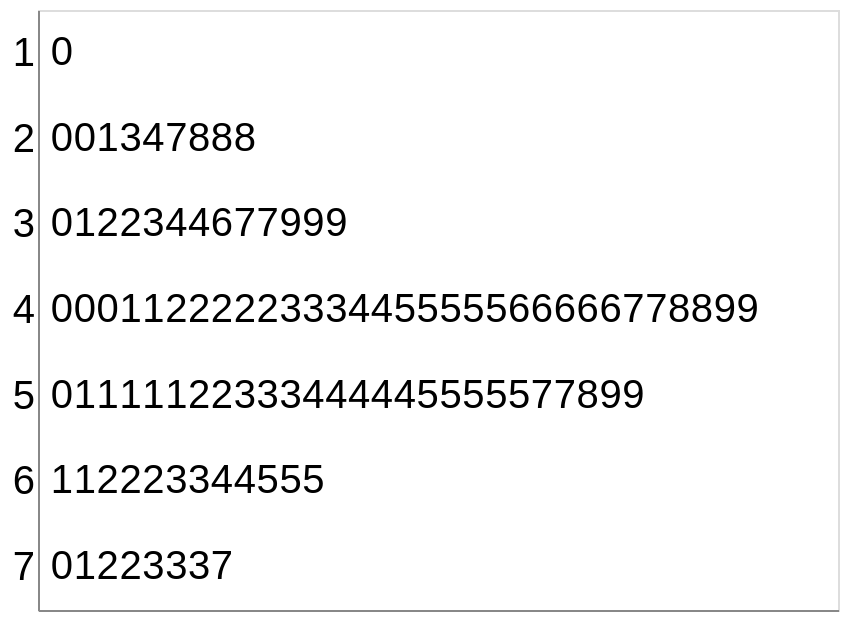

Express this chart as Vega-Lite.
### Vega-Lite specification from a JSON file in a GitHub repository (floating-point values rounded to 4 significant figures)
{"config": {"text": {"fontSize": 20}, "view": {"height": 300, "width": 400}, "axis": {"labelFontSize": 20}}, "encoding": {"y": {"title": "stem", "field": "properties.stem", "type": "nominal", "axis": {"title": "", "tickSize": 0}}, "x": {"title": "position", "field": "properties.position", "type": "quantitative", "axis": {"grid": false, "title": "", "ticks": false, "labels": false}}, "text": {"title": "leaf", "field": "properties.leaf", "type": "nominal"}}, "data": {"values": {"features": [{"properties": {"samples": 10, "leaf": "0", "stem": "1", "position": 1}, "geometry": {"coordinates": [125.6, 10.1], "type": "Point"}, "type": "Feature"}, {"properties": {"samples": 20, "leaf": "0", "stem": "2", "position": 1}, "geometry": {"coordinates": [125.6, 10.1], "type": "Point"}, "type": "Feature"}, {"properties": {"samples": 20, "leaf": "0", "stem": "2", "position": 2}, "geometry": {"coordinates": [125.6, 10.1], "type": "Point"}, "type": "Feature"}, {"properties": {"samples": 21, "leaf": "1", "stem": "2", "position": 3}, "geometry": {"coordinates": [125.6, 10.1], "type": "Point"}, "type": "Feature"}, {"properties": {"samples": 23, "leaf": "3", "stem": "2", "position": 4}, "geometry": {"coordinates": [125.6, 10.1], "type": "Point"}, "type": "Feature"}, {"properties": {"samples": 24, "leaf": "4", "stem": "2", "position": 5}, "geometry": {"coordinates": [125.6, 10.1], "type": "Point"}, "type": "Feature"}, {"properties": {"samples": 27, "leaf": "7", "stem": "2", "position": 6}, "geometry": {"coordinates": [125.6, 10.1], "type": "Point"}, "type": "Feature"}, {"properties": {"samples": 28, "leaf": "8", "stem": "2", "position": 7}, "geometry": {"coordinates": [125.6, 10.1], "type": "Point"}, "type": "Feature"}, {"properties": {"samples": 28, "leaf": "8", "stem": "2", "position": 8}, "geometry": {"coordinates": [125.6, 10.1], "type": "Point"}, "type": "Feature"}, {"properties": {"samples": 28, "leaf": "8", "stem": "2", "position": 9}, "geometry": {"coordinates": [125.6, 10.1], "type": "Point"}, "type": "Feature"}, {"properties": {"samples": 30, "leaf": "0", "stem": "3", "position": 1}, "geometry": {"coordinates": [125.6, 10.1], "type": "Point"}, "type": "Feature"}, {"properties": {"samples": 31, "leaf": "1", "stem": "3", "position": 2}, "geometry": {"coordinates": [125.6, 10.1], "type": "Point"}, "type": "Feature"}, {"properties": {"samples": 32, "leaf": "2", "stem": "3", "position": 3}, "geometry": {"coordinates": [125.6, 10.1], "type": "Point"}, "type": "Feature"}, {"properties": {"samples": 32, "leaf": "2", "stem": "3", "position": 4}, "geometry": {"coordinates": [125.6, 10.1], "type": "Point"}, "type": "Feature"}, {"properties": {"samples": 33, "leaf": "3", "stem": "3", "position": 5}, "geometry": {"coordinates": [125.6, 10.1], "type": "Point"}, "type": "Feature"}, {"properties": {"samples": 34, "leaf": "4", "stem": "3", "position": 6}, "geometry": {"coordinates": [125.6, 10.1], "type": "Point"}, "type": "Feature"}, {"properties": {"samples": 34, "leaf": "4", "stem": "3", "position": 7}, "geometry": {"coordinates": [125.6, 10.1], "type": "Point"}, "type": "Feature"}, {"properties": {"samples": 36, "leaf": "6", "stem": "3", "position": 8}, "geometry": {"coordinates": [125.6, 10.1], "type": "Point"}, "type": "Feature"}, {"properties": {"samples": 37, "leaf": "7", "stem": "3", "position": 9}, "geometry": {"coordinates": [125.6, 10.1], "type": "Point"}, "type": "Feature"}, {"properties": {"samples": 37, "leaf": "7", "stem": "3", "position": 10}, "geometry": {"coordinates": [125.6, 10.1], "type": "Point"}, "type": "Feature"}, {"properties": {"samples": 39, "leaf": "9", "stem": "3", "position": 11}, "geometry": {"coordinates": [125.6, 10.1], "type": "Point"}, "type": "Feature"}, {"properties": {"samples": 39, "leaf": "9", "stem": "3", "position": 12}, "geometry": {"coordinates": [125.6, 10.1], "type": "Point"}, "type": "Feature"}, {"properties": {"samples": 39, "leaf": "9", "stem": "3", "position": 13}, "geometry": {"coordinates": [125.6, 10.1], "type": "Point"}, "type": "Feature"}, {"properties": {"samples": 40, "leaf": "0", "stem": "4", "position": 1}, "geometry": {"coordinates": [125.6, 10.1], "type": "Point"}, "type": "Feature"}, {"properties": {"samples": 40, "leaf": "0", "stem": "4", "position": 2}, "geometry": {"coordinates": [125.6, 10.1], "type": "Point"}, "type": "Feature"}, {"properties": {"samples": 40, "leaf": "0", "stem": "4", "position": 3}, "geometry": {"coordinates": [125.6, 10.1], "type": "Point"}, "type": "Feature"}, {"properties": {"samples": 41, "leaf": "1", "stem": "4", "position": 4}, "geometry": {"coordinates": [125.6, 10.1], "type": "Point"}, "type": "Feature"}, {"properties": {"samples": 41, "leaf": "1", "stem": "4", "position": 5}, "geometry": {"coordinates": [125.6, 10.1], "type": "Point"}, "type": "Feature"}, {"properties": {"samples": 42, "leaf": "2", "stem": "4", "position": 6}, "geometry": {"coordinates": [125.6, 10.1], "type": "Point"}, "type": "Feature"}, {"properties": {"samples": 42, "leaf": "2", "stem": "4", "position": 7}, "geometry": {"coordinates": [125.6, 10.1], "type": "Point"}, "type": "Feature"}, {"properties": {"samples": 42, "leaf": "2", "stem": "4", "position": 8}, "geometry": {"coordinates": [125.6, 10.1], "type": "Point"}, "type": "Feature"}, {"properties": {"samples": 42, "leaf": "2", "stem": "4", "position": 9}, "geometry": {"coordinates": [125.6, 10.1], "type": "Point"}, "type": "Feature"}, {"properties": {"samples": 42, "leaf": "2", "stem": "4", "position": 10}, "geometry": {"coordinates": [125.6, 10.1], "type": "Point"}, "type": "Feature"}, {"properties": {"samples": 43, "leaf": "3", "stem": "4", "position": 11}, "geometry": {"coordinates": [125.6, 10.1], "type": "Point"}, "type": "Feature"}, {"properties": {"samples": 43, "leaf": "3", "stem": "4", "position": 12}, "geometry": {"coordinates": [125.6, 10.1], "type": "Point"}, "type": "Feature"}, {"properties": {"samples": 43, "leaf": "3", "stem": "4", "position": 13}, "geometry": {"coordinates": [125.6, 10.1], "type": "Point"}, "type": "Feature"}, {"properties": {"samples": 44, "leaf": "4", "stem": "4", "position": 14}, "geometry": {"coordinates": [125.6, 10.1], "type": "Point"}, "type": "Feature"}, {"properties": {"samples": 44, "leaf": "4", "stem": "4", "position": 15}, "geometry": {"coordinates": [125.6, 10.1], "type": "Point"}, "type": "Feature"}, {"properties": {"samples": 45, "leaf": "5", "stem": "4", "position": 16}, "geometry": {"coordinates": [125.6, 10.1], "type": "Point"}, "type": "Feature"}, {"properties": {"samples": 45, "leaf": "5", "stem": "4", "position": 17}, "geometry": {"coordinates": [125.6, 10.1], "type": "Point"}, "type": "Feature"}, {"properties": {"samples": 45, "leaf": "5", "stem": "4", "position": 18}, "geometry": {"coordinates": [125.6, 10.1], "type": "Point"}, "type": "Feature"}, {"properties": {"samples": 45, "leaf": "5", "stem": "4", "position": 19}, "geometry": {"coordinates": [125.6, 10.1], "type": "Point"}, "type": "Feature"}, {"properties": {"samples": 45, "leaf": "5", "stem": "4", "position": 20}, "geometry": {"coordinates": [125.6, 10.1], "type": "Point"}, "type": "Feature"}, {"properties": {"samples": 46, "leaf": "6", "stem": "4", "position": 21}, "geometry": {"coordinates": [125.6, 10.1], "type": "Point"}, "type": "Feature"}, {"properties": {"samples": 46, "leaf": "6", "stem": "4", "position": 22}, "geometry": {"coordinates": [125.6, 10.1], "type": "Point"}, "type": "Feature"}, {"properties": {"samples": 46, "leaf": "6", "stem": "4", "position": 23}, "geometry": {"coordinates": [125.6, 10.1], "type": "Point"}, "type": "Feature"}, {"properties": {"samples": 46, "leaf": "6", "stem": "4", "position": 24}, "geometry": {"coordinates": [125.6, 10.1], "type": "Point"}, "type": "Feature"}, {"properties": {"samples": 46, "leaf": "6", "stem": "4", "position": 25}, "geometry": {"coordinates": [125.6, 10.1], "type": "Point"}, "type": "Feature"}, {"properties": {"samples": 47, "leaf": "7", "stem": "4", "position": 26}, "geometry": {"coordinates": [125.6, 10.1], "type": "Point"}, "type": "Feature"}, {"properties": {"samples": 47, "leaf": "7", "stem": "4", "position": 27}, "geometry": {"coordinates": [125.6, 10.1], "type": "Point"}, "type": "Feature"}, {"properties": {"samples": 48, "leaf": "8", "stem": "4", "position": 28}, "geometry": {"coordinates": [125.6, 10.1], "type": "Point"}, "type": "Feature"}, {"properties": {"samples": 48, "leaf": "8", "stem": "4", "position": 29}, "geometry": {"coordinates": [125.6, 10.1], "type": "Point"}, "type": "Feature"}, {"properties": {"samples": 49, "leaf": "9", "stem": "4", "position": 30}, "geometry": {"coordinates": [125.6, 10.1], "type": "Point"}, "type": "Feature"}, {"properties": {"samples": 49, "leaf": "9", "stem": "4", "position": 31}, "geometry": {"coordinates": [125.6, 10.1], "type": "Point"}, "type": "Feature"}, {"properties": {"samples": 50, "leaf": "0", "stem": "5", "position": 1}, "geometry": {"coordinates": [125.6, 10.1], "type": "Point"}, "type": "Feature"}, {"properties": {"samples": 51, "leaf": "1", "stem": "5", "position": 2}, "geometry": {"coordinates": [125.6, 10.1], "type": "Point"}, "type": "Feature"}, {"properties": {"samples": 51, "leaf": "1", "stem": "5", "position": 3}, "geometry": {"coordinates": [125.6, 10.1], "type": "Point"}, "type": "Feature"}, {"properties": {"samples": 51, "leaf": "1", "stem": "5", "position": 4}, "geometry": {"coordinates": [125.6, 10.1], "type": "Point"}, "type": "Feature"}, {"properties": {"samples": 51, "leaf": "1", "stem": "5", "position": 5}, "geometry": {"coordinates": [125.6, 10.1], "type": "Point"}, "type": "Feature"}, {"properties": {"samples": 51, "leaf": "1", "stem": "5", "position": 6}, "geometry": {"coordinates": [125.6, 10.1], "type": "Point"}, "type": "Feature"}, {"properties": {"samples": 52, "leaf": "2", "stem": "5", "position": 7}, "geometry": {"coordinates": [125.6, 10.1], "type": "Point"}, "type": "Feature"}, {"properties": {"samples": 52, "leaf": "2", "stem": "5", "position": 8}, "geometry": {"coordinates": [125.6, 10.1], "type": "Point"}, "type": "Feature"}, {"properties": {"samples": 53, "leaf": "3", "stem": "5", "position": 9}, "geometry": {"coordinates": [125.6, 10.1], "type": "Point"}, "type": "Feature"}, {"properties": {"samples": 53, "leaf": "3", "stem": "5", "position": 10}, "geometry": {"coordinates": [125.6, 10.1], "type": "Point"}, "type": "Feature"}, {"properties": {"samples": 53, "leaf": "3", "stem": "5", "position": 11}, "geometry": {"coordinates": [125.6, 10.1], "type": "Point"}, "type": "Feature"}, {"properties": {"samples": 54, "leaf": "4", "stem": "5", "position": 12}, "geometry": {"coordinates": [125.6, 10.1], "type": "Point"}, "type": "Feature"}, {"properties": {"samples": 54, "leaf": "4", "stem": "5", "position": 13}, "geometry": {"coordinates": [125.6, 10.1], "type": "Point"}, "type": "Feature"}, {"properties": {"samples": 54, "leaf": "4", "stem": "5", "position": 14}, "geometry": {"coordinates": [125.6, 10.1], "type": "Point"}, "type": "Feature"}, {"properties": {"samples": 54, "leaf": "4", "stem": "5", "position": 15}, "geometry": {"coordinates": [125.6, 10.1], "type": "Point"}, "type": "Feature"}, {"properties": {"samples": 54, "leaf": "4", "stem": "5", "position": 16}, "geometry": {"coordinates": [125.6, 10.1], "type": "Point"}, "type": "Feature"}, {"properties": {"samples": 55, "leaf": "5", "stem": "5", "position": 17}, "geometry": {"coordinates": [125.6, 10.1], "type": "Point"}, "type": "Feature"}, {"properties": {"samples": 55, "leaf": "5", "stem": "5", "position": 18}, "geometry": {"coordinates": [125.6, 10.1], "type": "Point"}, "type": "Feature"}, {"properties": {"samples": 55, "leaf": "5", "stem": "5", "position": 19}, "geometry": {"coordinates": [125.6, 10.1], "type": "Point"}, "type": "Feature"}, {"properties": {"samples": 55, "leaf": "5", "stem": "5", "position": 20}, "geometry": {"coordinates": [125.6, 10.1], "type": "Point"}, "type": "Feature"}, {"properties": {"samples": 55, "leaf": "5", "stem": "5", "position": 21}, "geometry": {"coordinates": [125.6, 10.1], "type": "Point"}, "type": "Feature"}, {"properties": {"samples": 57, "leaf": "7", "stem": "5", "position": 22}, "geometry": {"coordinates": [125.6, 10.1], "type": "Point"}, "type": "Feature"}, {"properties": {"samples": 57, "leaf": "7", "stem": "5", "position": 23}, "geometry": {"coordinates": [125.6, 10.1], "type": "Point"}, "type": "Feature"}, {"properties": {"samples": 58, "leaf": "8", "stem": "5", "position": 24}, "geometry": {"coordinates": [125.6, 10.1], "type": "Point"}, "type": "Feature"}, {"properties": {"samples": 59, "leaf": "9", "stem": "5", "position": 25}, "geometry": {"coordinates": [125.6, 10.1], "type": "Point"}, "type": "Feature"}, {"properties": {"samples": 59, "leaf": "9", "stem": "5", "position": 26}, "geometry": {"coordinates": [125.6, 10.1], "type": "Point"}, "type": "Feature"}, {"properties": {"samples": 61, "leaf": "1", "stem": "6", "position": 1}, "geometry": {"coordinates": [125.6, 10.1], "type": "Point"}, "type": "Feature"}, {"properties": {"samples": 61, "leaf": "1", "stem": "6", "position": 2}, "geometry": {"coordinates": [125.6, 10.1], "type": "Point"}, "type": "Feature"}, {"properties": {"samples": 62, "leaf": "2", "stem": "6", "position": 3}, "geometry": {"coordinates": [125.6, 10.1], "type": "Point"}, "type": "Feature"}, {"properties": {"samples": 62, "leaf": "2", "stem": "6", "position": 4}, "geometry": {"coordinates": [125.6, 10.1], "type": "Point"}, "type": "Feature"}, {"properties": {"samples": 62, "leaf": "2", "stem": "6", "position": 5}, "geometry": {"coordinates": [125.6, 10.1], "type": "Point"}, "type": "Feature"}, {"properties": {"samples": 63, "leaf": "3", "stem": "6", "position": 6}, "geometry": {"coordinates": [125.6, 10.1], "type": "Point"}, "type": "Feature"}, {"properties": {"samples": 63, "leaf": "3", "stem": "6", "position": 7}, "geometry": {"coordinates": [125.6, 10.1], "type": "Point"}, "type": "Feature"}, {"properties": {"samples": 64, "leaf": "4", "stem": "6", "position": 8}, "geometry": {"coordinates": [125.6, 10.1], "type": "Point"}, "type": "Feature"}, {"properties": {"samples": 64, "leaf": "4", "stem": "6", "position": 9}, "geometry": {"coordinates": [125.6, 10.1], "type": "Point"}, "type": "Feature"}, {"properties": {"samples": 65, "leaf": "5", "stem": "6", "position": 10}, "geometry": {"coordinates": [125.6, 10.1], "type": "Point"}, "type": "Feature"}, {"properties": {"samples": 65, "leaf": "5", "stem": "6", "position": 11}, "geometry": {"coordinates": [125.6, 10.1], "type": "Point"}, "type": "Feature"}, {"properties": {"samples": 65, "leaf": "5", "stem": "6", "position": 12}, "geometry": {"coordinates": [125.6, 10.1], "type": "Point"}, "type": "Feature"}, {"properties": {"samples": 70, "leaf": "0", "stem": "7", "position": 1}, "geometry": {"coordinates": [125.6, 10.1], "type": "Point"}, "type": "Feature"}, {"properties": {"samples": 71, "leaf": "1", "stem": "7", "position": 2}, "geometry": {"coordinates": [125.6, 10.1], "type": "Point"}, "type": "Feature"}, {"properties": {"samples": 72, "leaf": "2", "stem": "7", "position": 3}, "geometry": {"coordinates": [125.6, 10.1], "type": "Point"}, "type": "Feature"}, {"properties": {"samples": 72, "leaf": "2", "stem": "7", "position": 4}, "geometry": {"coordinates": [125.6, 10.1], "type": "Point"}, "type": "Feature"}, {"properties": {"samples": 73, "leaf": "3", "stem": "7", "position": 5}, "geometry": {"coordinates": [125.6, 10.1], "type": "Point"}, "type": "Feature"}, {"properties": {"samples": 73, "leaf": "3", "stem": "7", "position": 6}, "geometry": {"coordinates": [125.6, 10.1], "type": "Point"}, "type": "Feature"}, {"properties": {"samples": 73, "leaf": "3", "stem": "7", "position": 7}, "geometry": {"coordinates": [125.6, 10.1], "type": "Point"}, "type": "Feature"}, {"properties": {"samples": 77, "leaf": "7", "stem": "7", "position": 8}, "geometry": {"coordinates": [125.6, 10.1], "type": "Point"}, "type": "Feature"}], "type": "FeatureCollection"}, "format": {"type": "json", "property": "features"}}, "mark": {"align": "left", "type": "text", "dx": -5, "baseline": "middle"}, "$schema": "https://vega.github.io/schema/vega-lite/v2.4.1.json"}
